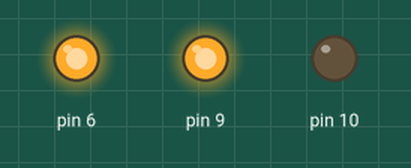
This sketch was run on a simulated Arduino Uno, built with avr-gcc and run on an emulated ATmega328P. Parts: output pins drawn as LEDs (lit = HIGH).

Above: at 0.1 s.
Timing chart, 0 to 1.6 s (numbered marks = the images above):
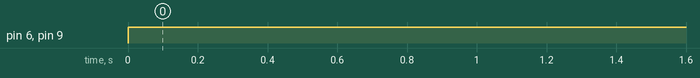

The sketch:

motor_shield.ino
```cpp
void setup() {
  // put your setup code here, to run once:
pinMode(9,OUTPUT);
pinMode(10,OUTPUT);
pinMode(6,OUTPUT);
}

void loop() {
digitalWrite(9,HIGH);
digitalWrite(10,LOW);
analogWrite(6,255);
}
```

Measured:
- by itself, pin 6, pin 9: LOW → HIGH at 0.00 s
